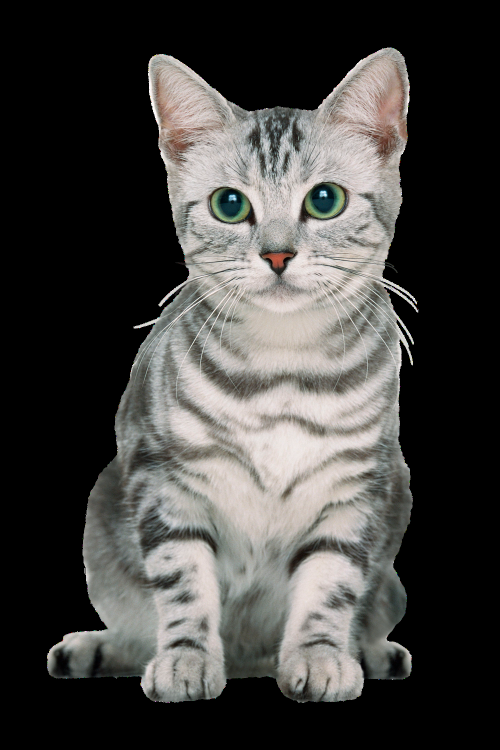
#> input picture server/seed/data/2/2.png, 1000 x 1500 px, given as the content of the folder ./original, which was not available (shown at 1/2 size)
$ python downsample.py
#> lines starting #> are read from the running program, lines starting #| are printed output that depends on the picture
# downsample images in ./original from 512x512 to 16x16

import os
import cv2
import numpy as np

def downsample():
    original_dir = './original'
    downsampled_dir = '.'

    if not os.path.exists(downsampled_dir):
        os.makedirs(downsampled_dir)
    # files that start with "data" are transparent black and white images
    for filename in os.listdir(original_dir):
        if filename.startswith('data'):
            img = cv2.imread(os.path.join(original_dir, filename), cv2.IMREAD_UNCHANGED)
            img = cv2.resize(img, (32, 32), interpolation=cv2.INTER_AREA)
            cv2.imwrite(os.path.join(downsampled_dir, filename), img)
        else:
            img = cv2.imread(os.path.join(original_dir, filename), cv2.IMREAD_UNCHANGED)
#> img is the input picture: shape (1500, 1000, 4); mean B, G, R, A 65.9, 68.3, 69.4, 110.9
            img = cv2.resize(img, (32, 32), interpolation=cv2.INTER_AREA)
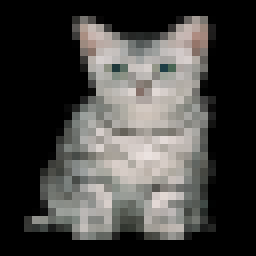
#> img: shape (32, 32, 4) (shown 8 times larger); mean B, G, R, A 65.9, 68.2, 69.4, 110.9
            cv2.imwrite(os.path.join(downsampled_dir, filename), img)

if __name__ == '__main__':
    downsample()

$ run again, on server/seed/data/5/1.jpg
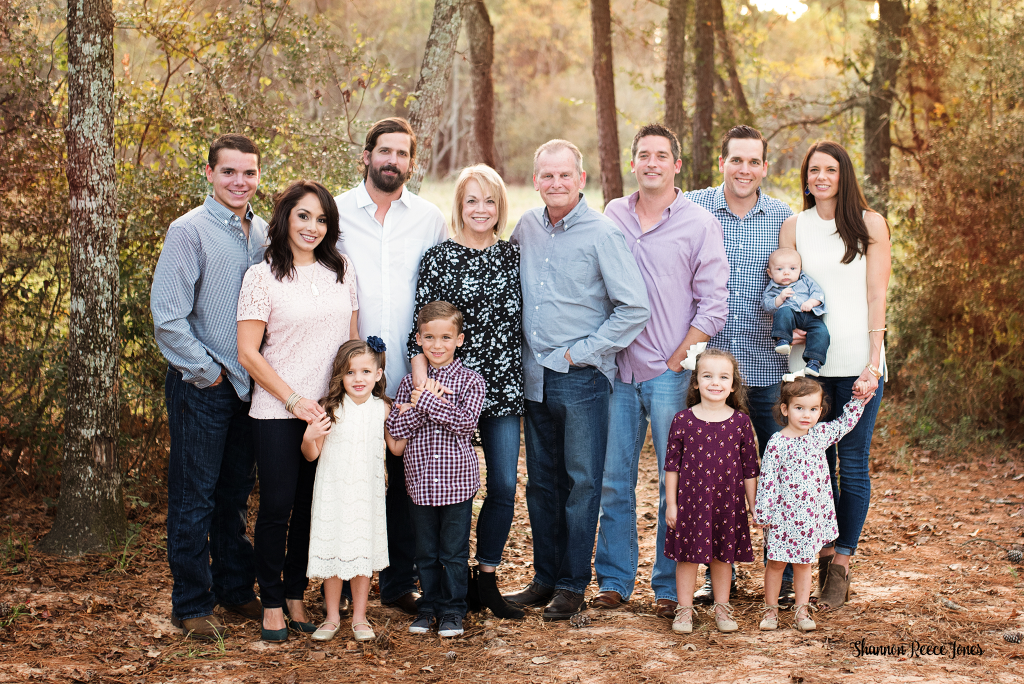
#> input picture server/seed/data/5/1.jpg, 2048 x 1368 px, given as the content of the folder ./original, which was not available (shown at 1/2 size)
#> in downsample, img is the input picture: shape (1368, 2048, 3); mean B, G, R 102, 118.4, 140
#> in downsample, `img = cv2.resize(img, (32, 32), interpolation=cv2.INTER_AREA)`:
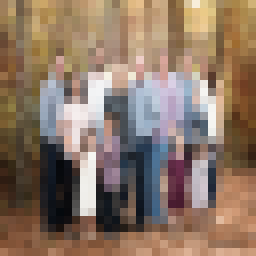
#> img: shape (32, 32, 3) (shown 8 times larger); mean B, G, R 102, 118.5, 140

$ run again, on server/seed/data/5/2.jpg
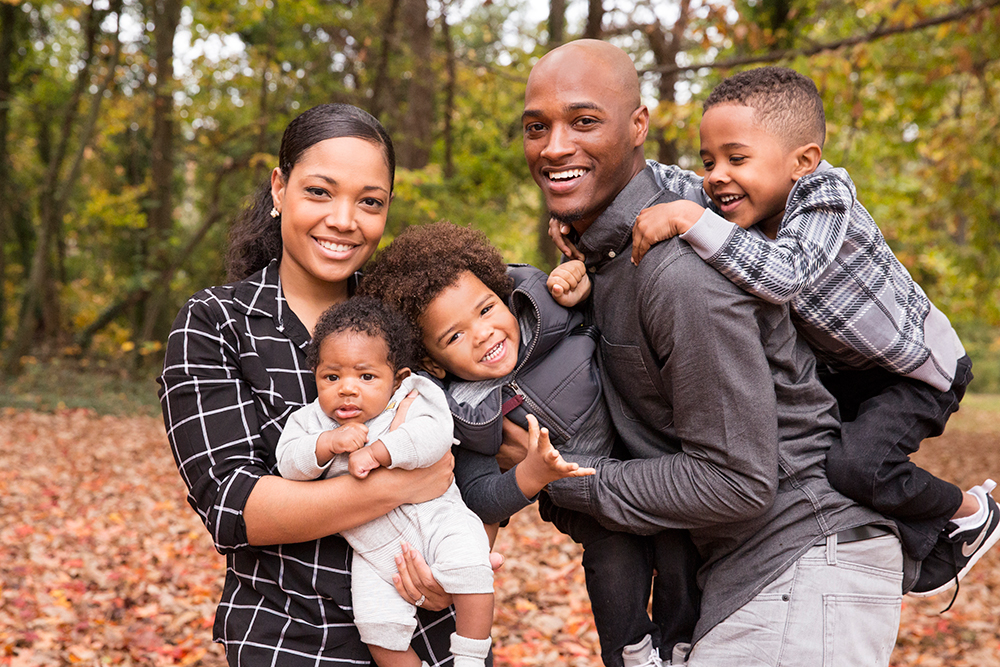
#> input picture server/seed/data/5/2.jpg, 1000 x 667 px, given as the content of the folder ./original, which was not available
#> in downsample, img is the input picture: shape (667, 1000, 3); mean B, G, R 88, 109.6, 136
#> in downsample, `img = cv2.resize(img, (32, 32), interpolation=cv2.INTER_AREA)`:
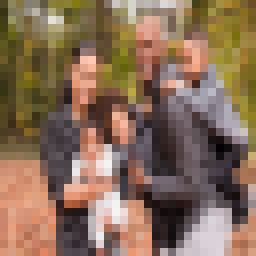
#> img: shape (32, 32, 3) (shown 8 times larger); mean B, G, R 88, 109.6, 136
